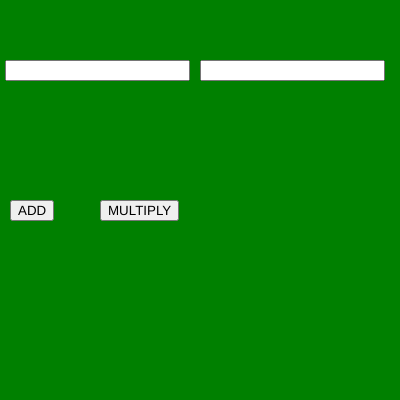
Frame 1 (no input)
Frame 60 (no input): identical to frame 1, image omitted
Frame 120 (the mouse pressed at the canvas centre since frame 60): identical to frame 1, image omitted

The p5.js sketch that drew this single still picture (run headless with seeded random() and noise() and a simulated clock; from frame 60 on, the mouse is pressed at the canvas centre):

// p5.js sketch
// ── sketch.js
var num1,num2;
var b1,b2;
var n1,n2;
function setup() {
  createCanvas(400, 400);
  num1=createInput();
  num1.position(5,60);
  num2=createInput();
  num2.position(200,60);

b1=createButton('ADD');
b1.position(10,200);
b2=createButton('MULTIPLY');
b2.position(100,200);

b1.mousePressed(add);
b2.mousePressed(mul);
}

function draw() {
  background("green");
  n1=parseInt(num1.value());
  //console.log(n1);
  n2=parseInt(num2.value());
  //console.log(n2);
}
function add(){
console.log("The sum is");
console.log(n1+n2)
}
function mul(){
console.log(n1*n2);
}
